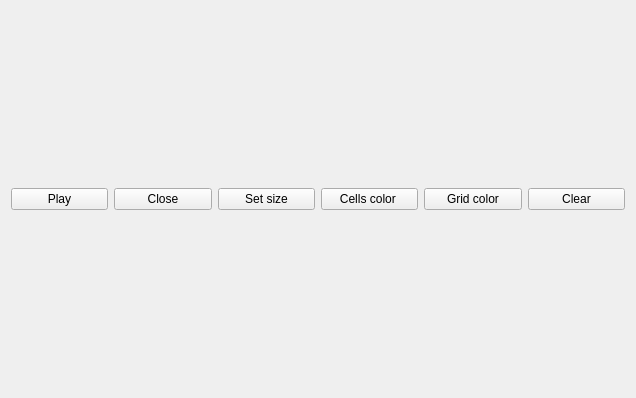
<?xml version="1.0" encoding="UTF-8"?>
<ui version="4.0">
 <class>MainWindow</class>
 <widget class="QMainWindow" name="MainWindow">
  <property name="geometry">
   <rect>
    <x>0</x>
    <y>0</y>
    <width>636</width>
    <height>398</height>
   </rect>
  </property>
  <property name="windowTitle">
   <string>Game of Life</string>
  </property>
  <property name="styleSheet">
   <string notr="true">QPushButton {
	font: 75 20pt &quot;Times&quot;;
}

</string>
  </property>
  <widget class="QWidget" name="centralWidget">
   <layout class="QVBoxLayout" name="verticalLayout_2">
    <item>
     <layout class="QVBoxLayout" name="verticalLayout">
      <item>
       <layout class="QHBoxLayout" name="horizontalLayout">
        <item>
         <widget class="QPushButton" name="btnStart">
          <property name="text">
           <string>Play</string>
          </property>
         </widget>
        </item>
        <item>
         <widget class="QPushButton" name="btnClose">
          <property name="text">
           <string>Close</string>
          </property>
         </widget>
        </item>
        <item>
         <widget class="QPushButton" name="btnSize">
          <property name="text">
           <string>Set size</string>
          </property>
         </widget>
        </item>
        <item>
         <widget class="QPushButton" name="btnColor">
          <property name="text">
           <string>Сells color </string>
          </property>
         </widget>
        </item>
        <item>
         <widget class="QPushButton" name="btnCellsColor">
          <property name="text">
           <string>Grid color</string>
          </property>
         </widget>
        </item>
        <item>
         <widget class="QPushButton" name="btnClear">
          <property name="text">
           <string>Clear</string>
          </property>
         </widget>
        </item>
       </layout>
      </item>
      <item>
       <layout class="QVBoxLayout" name="lytGame"/>
      </item>
     </layout>
    </item>
   </layout>
  </widget>
 </widget>
 <layoutdefault spacing="6" margin="11"/>
 <resources/>
 <connections>
  <connection>
   <sender>btnClose</sender>
   <signal>clicked()</signal>
   <receiver>MainWindow</receiver>
   <slot>close()</slot>
   <hints>
    <hint type="sourcelabel">
     <x>180</x>
     <y>120</y>
    </hint>
    <hint type="destinationlabel">
     <x>302</x>
     <y>76</y>
    </hint>
   </hints>
  </connection>
 </connections>
</ui>
